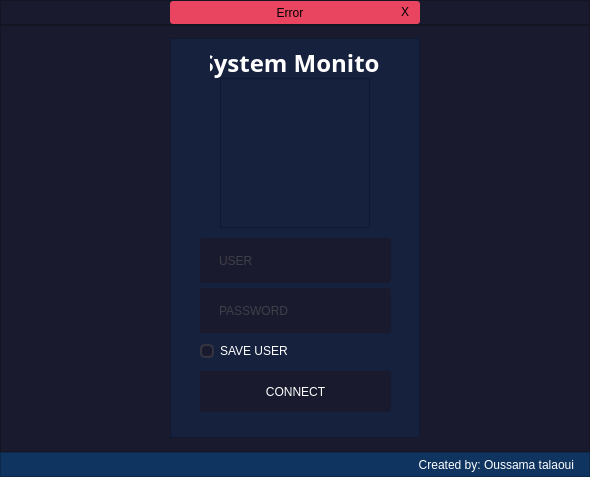
<?xml version="1.0" encoding="UTF-8"?>
<ui version="4.0">
 <class>MainWindow</class>
 <widget class="QMainWindow" name="MainWindow">
  <property name="geometry">
   <rect>
    <x>0</x>
    <y>0</y>
    <width>590</width>
    <height>477</height>
   </rect>
  </property>
  <property name="windowTitle">
   <string>Login</string>
  </property>
  <property name="windowIcon">
   <iconset resource="file_qrc.qrc">
    <normaloff>:/icon/system_monitor.ico</normaloff>:/icon/system_monitor.ico</iconset>
  </property>
  <widget class="QWidget" name="centralwidget">
   <layout class="QVBoxLayout" name="verticalLayout">
    <property name="spacing">
     <number>0</number>
    </property>
    <property name="leftMargin">
     <number>0</number>
    </property>
    <property name="topMargin">
     <number>0</number>
    </property>
    <property name="rightMargin">
     <number>0</number>
    </property>
    <property name="bottomMargin">
     <number>0</number>
    </property>
    <item>
     <widget class="QFrame" name="top_bar">
      <property name="minimumSize">
       <size>
        <width>0</width>
        <height>25</height>
       </size>
      </property>
      <property name="maximumSize">
       <size>
        <width>16777215</width>
        <height>25</height>
       </size>
      </property>
      <property name="styleSheet">
       <string notr="true">background-color: rgb(26, 26, 46);</string>
      </property>
      <property name="frameShape">
       <enum>QFrame::StyledPanel</enum>
      </property>
      <property name="frameShadow">
       <enum>QFrame::Raised</enum>
      </property>
      <layout class="QHBoxLayout" name="horizontalLayout_2">
       <property name="spacing">
        <number>0</number>
       </property>
       <property name="leftMargin">
        <number>0</number>
       </property>
       <property name="topMargin">
        <number>0</number>
       </property>
       <property name="rightMargin">
        <number>0</number>
       </property>
       <property name="bottomMargin">
        <number>0</number>
       </property>
       <item>
        <widget class="QFrame" name="frame_error">
         <property name="minimumSize">
          <size>
           <width>250</width>
           <height>0</height>
          </size>
         </property>
         <property name="maximumSize">
          <size>
           <width>250</width>
           <height>16777215</height>
          </size>
         </property>
         <property name="styleSheet">
          <string notr="true">background-color: rgb(233, 69, 96);
border-radius: 3px;</string>
         </property>
         <property name="frameShape">
          <enum>QFrame::StyledPanel</enum>
         </property>
         <property name="frameShadow">
          <enum>QFrame::Raised</enum>
         </property>
         <layout class="QHBoxLayout" name="horizontalLayout_3">
          <property name="spacing">
           <number>0</number>
          </property>
          <property name="leftMargin">
           <number>15</number>
          </property>
          <property name="topMargin">
           <number>0</number>
          </property>
          <property name="rightMargin">
           <number>5</number>
          </property>
          <property name="bottomMargin">
           <number>0</number>
          </property>
          <item>
           <widget class="QLabel" name="label_error">
            <property name="text">
             <string>Error</string>
            </property>
            <property name="alignment">
             <set>Qt::AlignCenter</set>
            </property>
           </widget>
          </item>
          <item>
           <widget class="QPushButton" name="btn_close_popup">
            <property name="maximumSize">
             <size>
              <width>20</width>
              <height>20</height>
             </size>
            </property>
            <property name="styleSheet">
             <string notr="true">QPushButton {
border-radius: 3px;
font: 75 10pt &quot;Ubuntu&quot;;
}

QPushButton:hover {
color: rgb(255, 255, 255);
background-color: rgb(26, 26, 46);
}

QPushButton:pressed {
color: rgb(255, 255, 255);
background-color: rgb(15, 52, 96);
}</string>
            </property>
            <property name="text">
             <string>X</string>
            </property>
           </widget>
          </item>
         </layout>
        </widget>
       </item>
      </layout>
     </widget>
    </item>
    <item>
     <widget class="QFrame" name="frame_content">
      <property name="styleSheet">
       <string notr="true">background-color: rgb(26, 26, 46);</string>
      </property>
      <property name="frameShape">
       <enum>QFrame::StyledPanel</enum>
      </property>
      <property name="frameShadow">
       <enum>QFrame::Raised</enum>
      </property>
      <layout class="QHBoxLayout" name="horizontalLayout">
       <item>
        <widget class="QFrame" name="frame_login">
         <property name="minimumSize">
          <size>
           <width>250</width>
           <height>400</height>
          </size>
         </property>
         <property name="maximumSize">
          <size>
           <width>250</width>
           <height>400</height>
          </size>
         </property>
         <property name="styleSheet">
          <string notr="true">background-color: rgb(22, 33, 62);</string>
         </property>
         <property name="frameShape">
          <enum>QFrame::StyledPanel</enum>
         </property>
         <property name="frameShadow">
          <enum>QFrame::Raised</enum>
         </property>
         <widget class="QFrame" name="frame">
          <property name="geometry">
           <rect>
            <x>50</x>
            <y>40</y>
            <width>150</width>
            <height>150</height>
           </rect>
          </property>
          <property name="styleSheet">
           <string notr="true">border-image: url(:/system_monitor/system_monitor.png);
background-size: 10 px;
backgroud-position: center no-repeat;</string>
          </property>
          <property name="frameShape">
           <enum>QFrame::StyledPanel</enum>
          </property>
          <property name="frameShadow">
           <enum>QFrame::Raised</enum>
          </property>
         </widget>
         <widget class="QLineEdit" name="lineEdit_user">
          <property name="geometry">
           <rect>
            <x>30</x>
            <y>200</y>
            <width>191</width>
            <height>45</height>
           </rect>
          </property>
          <property name="styleSheet">
           <string notr="true">QLineEdit {
	border: 2px solid rgb(26, 26, 46);
	border-radius: 3px;
	padding: 15px;
	background-color: rgb(26, 26, 46);
	color: rgb(100, 100, 100);
}

QLineEdit:hover{
	border: 2px solid rgb(100, 100, 100);
}

QLineEdit:focus{
	border: 2px solid rgb(255, 255, 255);
	color: rgb(255, 255, 255);
}</string>
          </property>
          <property name="inputMask">
           <string/>
          </property>
          <property name="text">
           <string/>
          </property>
          <property name="maxLength">
           <number>32</number>
          </property>
          <property name="placeholderText">
           <string>USER</string>
          </property>
         </widget>
         <widget class="QLineEdit" name="lineEdit_password">
          <property name="geometry">
           <rect>
            <x>30</x>
            <y>250</y>
            <width>191</width>
            <height>45</height>
           </rect>
          </property>
          <property name="styleSheet">
           <string notr="true">QLineEdit {
	border: 2px solid rgb(26, 26, 46);
	border-radius: 3px;
	padding: 15px;
	background-color: rgb(26, 26, 46);
	color: rgb(100, 100, 100);
}

QLineEdit:hover{
	border: 2px solid rgb(100, 100, 100);
}

QLineEdit:focus{
	border: 2px solid rgb(255, 255, 255);
	color: rgb(255, 255, 255);
}</string>
          </property>
          <property name="inputMask">
           <string/>
          </property>
          <property name="text">
           <string/>
          </property>
          <property name="maxLength">
           <number>16</number>
          </property>
          <property name="echoMode">
           <enum>QLineEdit::Password</enum>
          </property>
          <property name="placeholderText">
           <string>PASSWORD</string>
          </property>
         </widget>
         <widget class="QLabel" name="label_title">
          <property name="geometry">
           <rect>
            <x>40</x>
            <y>9</y>
            <width>171</width>
            <height>31</height>
           </rect>
          </property>
          <property name="font">
           <font>
            <family>Uroob</family>
            <pointsize>18</pointsize>
            <weight>75</weight>
            <bold>true</bold>
           </font>
          </property>
          <property name="styleSheet">
           <string notr="true">color: rgb(255, 255, 255);</string>
          </property>
          <property name="text">
           <string>System Monitor</string>
          </property>
          <property name="alignment">
           <set>Qt::AlignCenter</set>
          </property>
         </widget>
         <widget class="QCheckBox" name="checkBox_user">
          <property name="geometry">
           <rect>
            <x>30</x>
            <y>302</y>
            <width>191</width>
            <height>22</height>
           </rect>
          </property>
          <property name="styleSheet">
           <string notr="true">QCheckBox::indicator {
	border: 2px solid rgb(53, 53, 65);
	border-radius: 5px;
	background-color: rgb(26, 26, 46);
}

QCheckBox::indicator:checked {
	border: 2px solid rgb(53, 53, 65);
	border-radius: 5px;
	background-color: rgb(255, 255, 255);
}

QCheckBox {
	color: rgb(255, 255, 255);
}
</string>
          </property>
          <property name="text">
           <string>SAVE USER</string>
          </property>
         </widget>
         <widget class="QPushButton" name="btn_connect">
          <property name="geometry">
           <rect>
            <x>30</x>
            <y>333</y>
            <width>191</width>
            <height>41</height>
           </rect>
          </property>
          <property name="styleSheet">
           <string notr="true">QPushButton {
	border: 2px solid rgb(26, 26, 46);
	border-radius: 3px;
	background-color: rgb(26, 26, 46);
	color: rgb(255, 255, 255);
}
QPushButton:hover{
	border: 2px solid rgb(100, 100, 100);
	background-color: rgb(15, 52, 96);
}
QPushButton:pressed{
	border: 2px solid rgb(255, 255, 255);
	background-color: rgb(15, 52, 96);
	color: rgb(100, 100, 100);
}</string>
          </property>
          <property name="text">
           <string>CONNECT</string>
          </property>
         </widget>
        </widget>
       </item>
      </layout>
     </widget>
    </item>
    <item>
     <widget class="QFrame" name="buttom_bar">
      <property name="minimumSize">
       <size>
        <width>0</width>
        <height>25</height>
       </size>
      </property>
      <property name="maximumSize">
       <size>
        <width>16777215</width>
        <height>25</height>
       </size>
      </property>
      <property name="layoutDirection">
       <enum>Qt::LeftToRight</enum>
      </property>
      <property name="styleSheet">
       <string notr="true">background-color: rgb(15, 52, 96);</string>
      </property>
      <property name="frameShape">
       <enum>QFrame::StyledPanel</enum>
      </property>
      <property name="frameShadow">
       <enum>QFrame::Raised</enum>
      </property>
      <layout class="QHBoxLayout" name="horizontalLayout_4">
       <property name="spacing">
        <number>0</number>
       </property>
       <property name="leftMargin">
        <number>0</number>
       </property>
       <property name="topMargin">
        <number>0</number>
       </property>
       <property name="rightMargin">
        <number>15</number>
       </property>
       <property name="bottomMargin">
        <number>0</number>
       </property>
       <item>
        <widget class="QLabel" name="label_credit">
         <property name="layoutDirection">
          <enum>Qt::LeftToRight</enum>
         </property>
         <property name="styleSheet">
          <string notr="true">color: rgb(255, 255, 255);</string>
         </property>
         <property name="text">
          <string>Created by: Oussama talaoui</string>
         </property>
         <property name="alignment">
          <set>Qt::AlignRight|Qt::AlignTrailing|Qt::AlignVCenter</set>
         </property>
        </widget>
       </item>
      </layout>
     </widget>
    </item>
   </layout>
  </widget>
 </widget>
 <resources>
  <include location="file_qrc.qrc"/>
 </resources>
 <connections/>
</ui>
